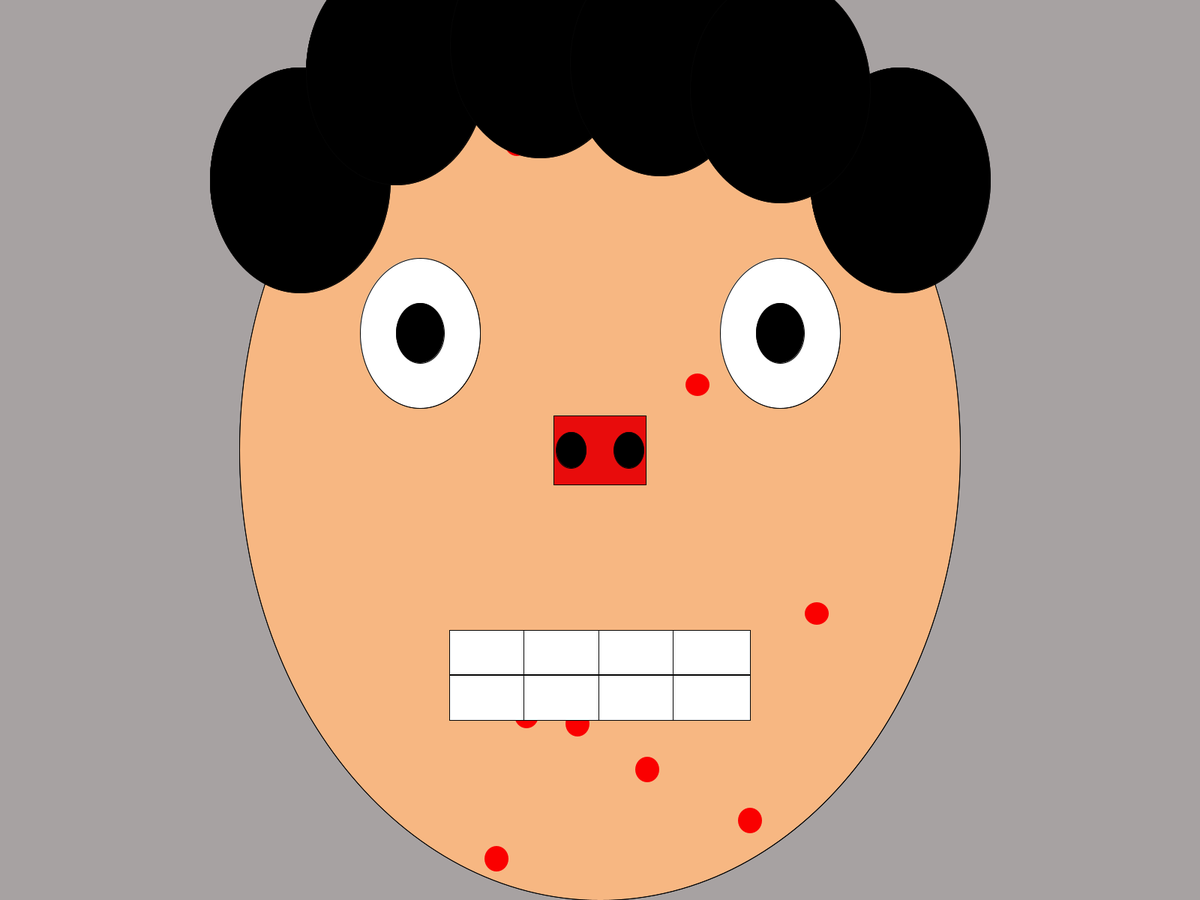
Frame 1 (no input)
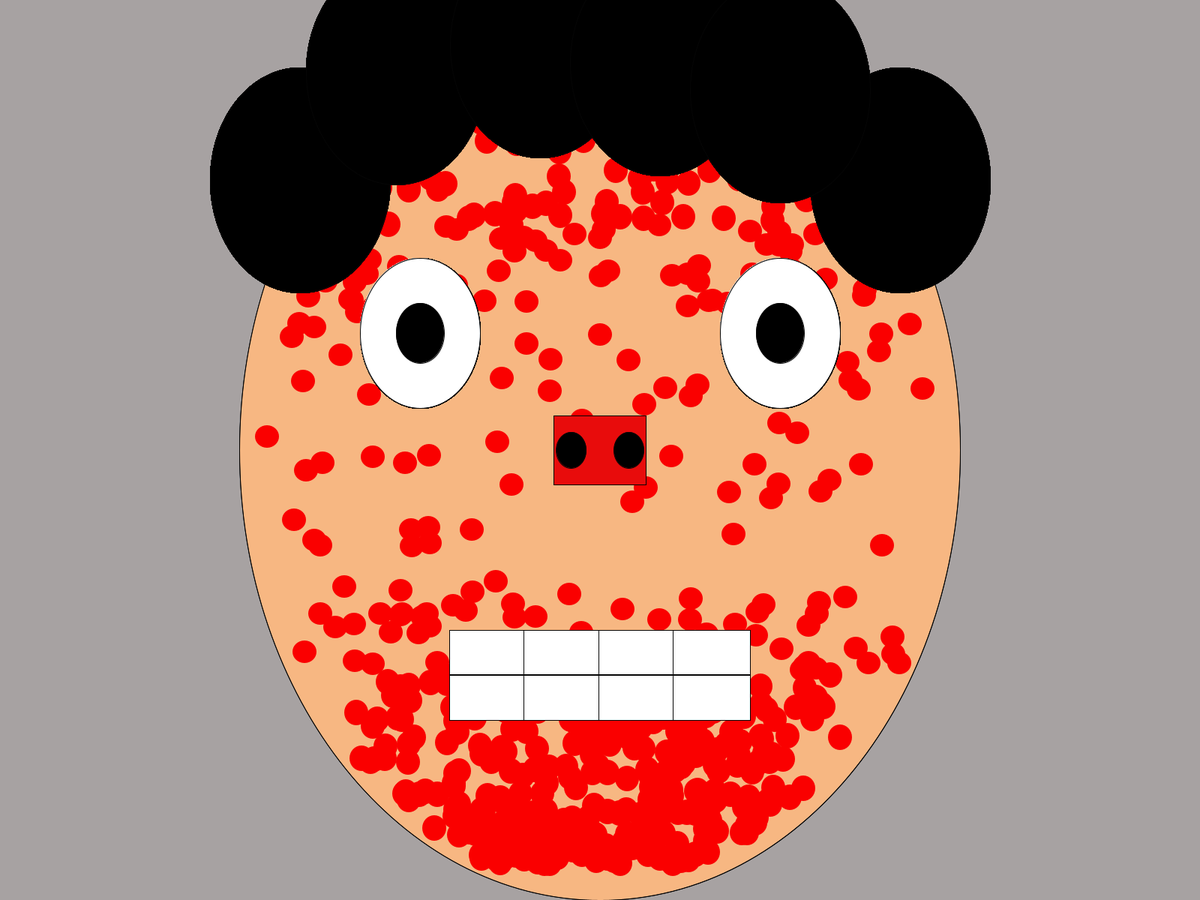
Frame 60 (the mouse pressed at the canvas centre just before this capture)
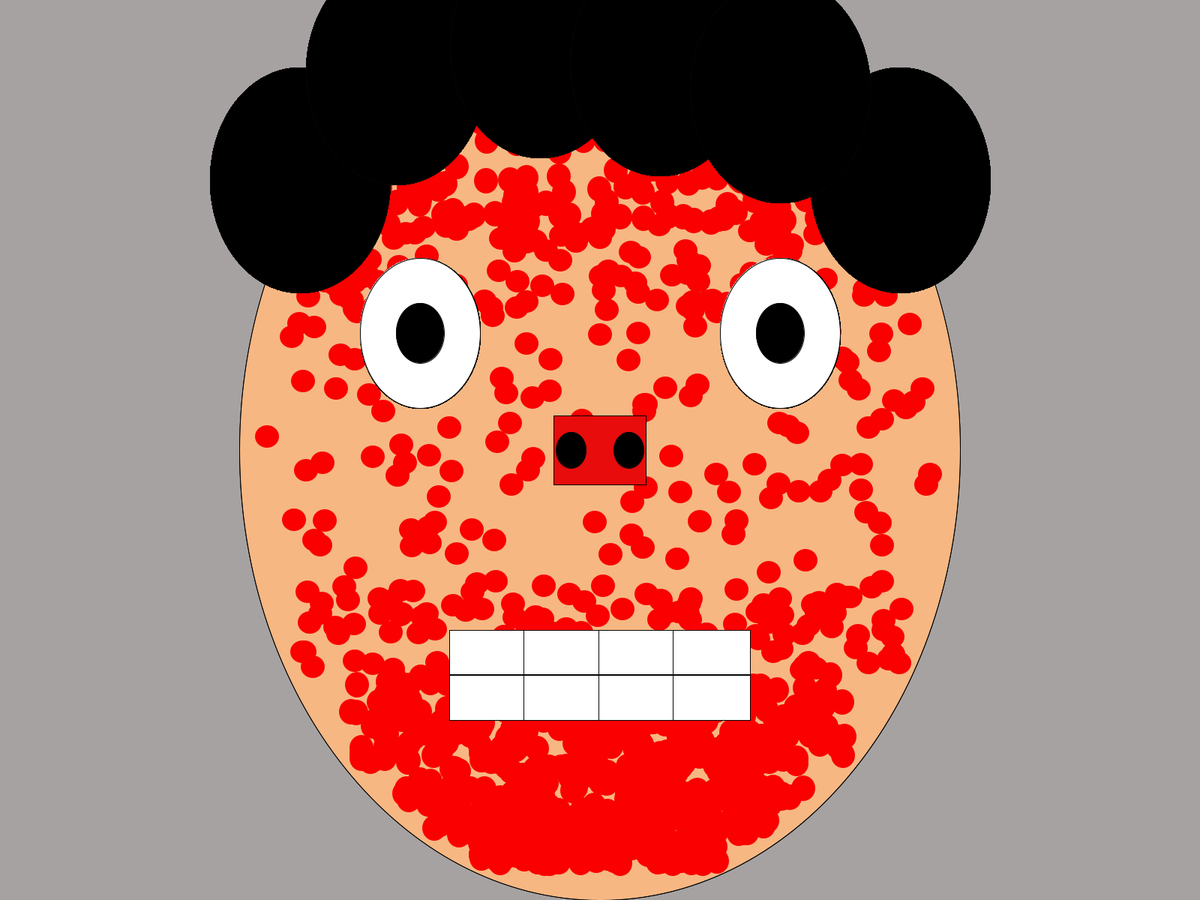
Frame 120 (the mouse held since frame 60 and released just before this capture)

The Processing sketch that drew these frames (run headless with seeded random() and noise(); from frame 60 on, the mouse is pressed at the canvas centre):

// Processing sketch: happyfacewithmeasles
// ── happyfacewithmeasles.pde
void setup() {
  fullScreen();
  print(displayHeight, displayWidth);
  background(#A7A2A2);
  ellipseMode(CENTER);
  rectMode(CENTER);
  fill(#F7B782);
  ellipse(displayWidth/2, displayHeight/2, displayWidth*.60, displayHeight);//head
  ellipse(displayWidth/2, displayHeight/2, displayWidth*.60, displayHeight); 
  fill(255);
  ellipse(displayWidth*.35, displayHeight*.37, displayWidth/10, displayHeight/6);//left eye
  ellipse(displayWidth*.65, displayHeight*.37, displayWidth/10, displayHeight/6);//right eye
  fill(0);
  ellipse(displayWidth*.35, displayHeight*.37, displayWidth/25, displayHeight/15);//left pupil
  ellipse(displayWidth*.65, displayHeight*.37, displayWidth/25, displayHeight/15);//right pupil
  fill(#E80C0C);
  rect(displayWidth/2, displayHeight/2, displayWidth/13, displayHeight/13);//nose
  fill(#ED1D35);
  rect(displayWidth/2, displayHeight*.75, displayWidth/4, displayHeight/10);//mouth
  fill(255);
  rect(displayWidth*.406 , displayHeight*.75, displayWidth/16, displayHeight/10);
  rect(displayWidth*.468, displayHeight*.75, displayWidth/16, displayHeight/10);
  rect(displayWidth*.53, displayHeight*.75, displayWidth/16, displayHeight/10);
  rect(displayWidth*.5933, displayHeight*.75, displayWidth/15.5, displayHeight/10);
  rect(displayWidth/2, displayHeight*.75, displayWidth/4, displayHeight*.00001);//teeth
  fill(0);
  ellipse(displayWidth/2.1, displayHeight/2, displayWidth/40, displayHeight/25);
  ellipse(displayWidth/1.908, displayHeight/2, displayWidth/40, displayHeight/25);//nostrils
  fill(0);
  ellipse(displayWidth*.25, displayHeight*.20, displayWidth*.15, displayHeight*.25);
  ellipse(displayWidth*.33, displayHeight*.08, displayWidth*.15, displayHeight*.25);
  ellipse(displayWidth*.45, displayHeight*.05, displayWidth*.15, displayHeight*.25);
  ellipse(displayWidth*.55, displayHeight*.07, displayWidth*.15, displayHeight*.25);
  ellipse(displayWidth*.75, displayHeight*.2, displayWidth*.15, displayHeight*.25);
  ellipse(displayWidth*.65, displayHeight*.1, displayWidth*.15, displayHeight*.25);//hair
}
void draw() {
  frameRate(8);
  noStroke();
  fill(250, 0, 0);
  ellipse(int(random(displayWidth*.222, displayWidth*.778)), int(random(displayHeight*.35, displayHeight*.65)), displayWidth/50, displayHeight/40);
  ellipse(int(random(displayWidth*.252, displayWidth*.752)), int(random(displayHeight*.25, displayHeight*.35)), displayWidth/50, displayHeight/40);
  ellipse(int(random(displayWidth*.252, displayWidth*.752)), int(random(displayHeight*.65, displayHeight*.75)), displayWidth/50, displayHeight/40);
  ellipse(int(random(displayWidth*.292, displayWidth*.705)), int(random(displayHeight*.75, displayHeight*.85)), displayWidth/50, displayHeight/35);
  ellipse(int(random(displayWidth*.292, displayWidth*.705)), int(random(displayHeight*.15, displayHeight*.25)), displayWidth/50, displayHeight/35);
  ellipse(int(random(displayWidth*.33, displayWidth*.67)), int(random(displayHeight*.1, displayHeight*.15)), displayWidth/50, displayHeight/35);
  ellipse(int(random(displayWidth*.298, displayWidth*.705)), int(random(displayHeight*.75, displayHeight*.85)), displayWidth/50, displayHeight/35);
  ellipse(int(random(displayWidth*.33, displayWidth*.67)), int(random(displayHeight*.85, displayHeight*.90)), displayWidth/50, displayHeight/35);
  ellipse(int(random(displayWidth*.36, displayWidth*.64)), int(random(displayHeight*.90, displayHeight*.93)), displayWidth/50, displayHeight/35);
  ellipse(int(random(displayWidth*.36, displayWidth*.64)), int(random(displayHeight*.07, displayHeight*.1)), displayWidth/50, displayHeight/35);
  ellipse(int(random(displayWidth*.40, displayWidth*.60)), int(random(displayHeight*.04, displayHeight*.07)), displayWidth/50, displayHeight/35);
  ellipse(int(random(displayWidth*.40, displayWidth*.60)), int(random(displayHeight*.93, displayHeight*.96)), displayWidth/50, displayHeight/35);//measles
  stroke(5);
  fill(255);
  ellipse(displayWidth*.35, displayHeight*.37, displayWidth/10, displayHeight/6);//left eye
  ellipse(displayWidth*.65, displayHeight*.37, displayWidth/10, displayHeight/6);//right eye
  fill(0);
  ellipse(displayWidth*.35, displayHeight*.37, displayWidth/25, displayHeight/15);//left pupil
  ellipse(displayWidth*.65, displayHeight*.37, displayWidth/25, displayHeight/15);//right pupil
  fill(#E80C0C);
  rect(displayWidth/2, displayHeight/2, displayWidth/13, displayHeight/13);//nose
  fill(#ED1D35);
  rect(displayWidth/2, displayHeight*.75, displayWidth/4, displayHeight/10);//mouth
  fill(255);
  rect(displayWidth*.406 , displayHeight*.75, displayWidth/16, displayHeight/10);
  rect(displayWidth*.468, displayHeight*.75, displayWidth/16, displayHeight/10);
  rect(displayWidth*.53, displayHeight*.75, displayWidth/16, displayHeight/10);
  rect(displayWidth*.5933, displayHeight*.75, displayWidth/15.5, displayHeight/10);
  rect(displayWidth/2, displayHeight*.75, displayWidth/4, displayHeight*.00001);//teeth
  fill(0);
  ellipse(displayWidth/2.1, displayHeight/2, displayWidth/40, displayHeight/25);
  ellipse(displayWidth/1.908, displayHeight/2, displayWidth/40, displayHeight/25);//nostrils
  fill(0);
  ellipse(displayWidth*.25, displayHeight*.20, displayWidth*.15, displayHeight*.25);
  ellipse(displayWidth*.33, displayHeight*.08, displayWidth*.15, displayHeight*.25);
  ellipse(displayWidth*.45, displayHeight*.05, displayWidth*.15, displayHeight*.25);
  ellipse(displayWidth*.55, displayHeight*.07, displayWidth*.15, displayHeight*.25);
  ellipse(displayWidth*.75, displayHeight*.2, displayWidth*.15, displayHeight*.25);
  ellipse(displayWidth*.65, displayHeight*.1, displayWidth*.15, displayHeight*.25);//hair
}
